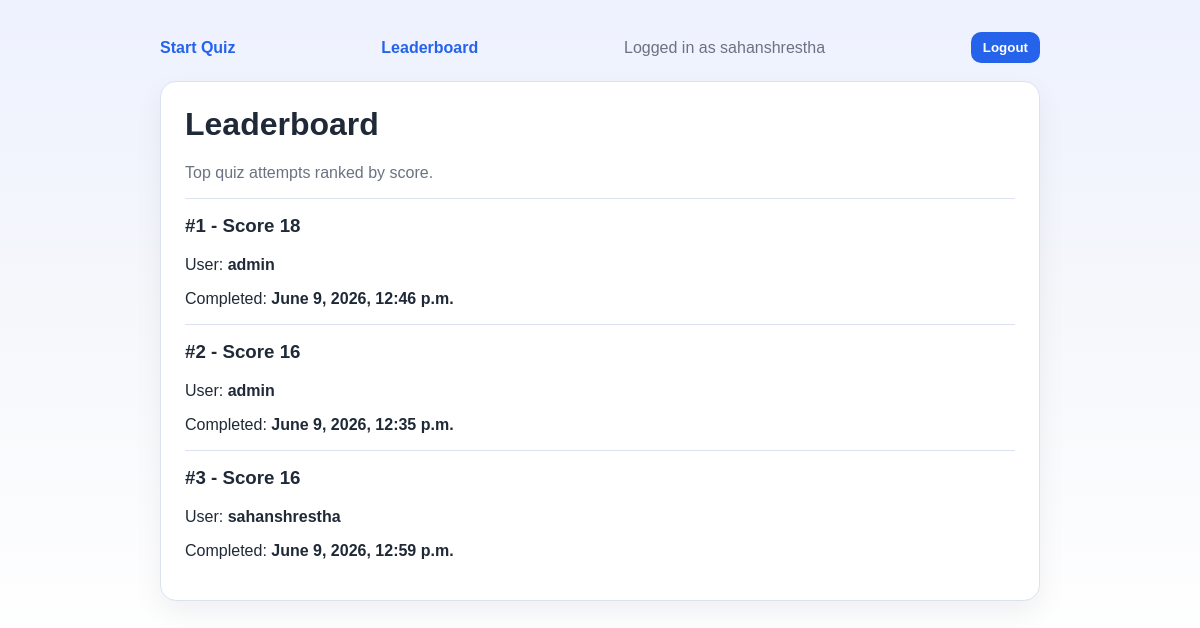
Page /leaderboard/ (signed in) on the committed database.
### quiz/models.py (models this page shows, shortened)
class QuizAttempt(models.Model):
    user = models.ForeignKey(
        settings.AUTH_USER_MODEL,
        null=True,
        blank=True,
        on_delete=models.SET_NULL,
    )
    score = models.PositiveIntegerField(default=0)
    created_at = models.DateTimeField(auto_now_add=True)

### quiz/views.py (the view)
# urls.py: path('leaderboard/', views.leaderboard_view, name='leaderboard'),
@login_required
def leaderboard_view(request):
    attempts = (
        QuizAttempt.objects.select_related('user')
        .order_by('-score', 'created_at')[:10]
    )
    return render(
        request,
        'quiz/leaderboard.html',
        {
            'attempts': attempts,
        },
    )

### quiz/templates/quiz/leaderboard.html
{% extends 'quiz/base.html' %}
{% block content %}
<div class="card">
    <h1>Leaderboard</h1>
    <p class="muted">Top quiz attempts ranked by score.</p>
    {% for attempt in attempts %}
        <div class="summary-item">
            <h3>#{{ forloop.counter }} - Score {{ attempt.score }}</h3>
            <p>User: <strong>{{ attempt.user|default:"Guest" }}</strong></p>
            <p>Completed: <strong>{{ attempt.created_at }}</strong></p>
        </div>
    {% empty %}
        <p>No quiz attempts yet.</p>
    {% endfor %}
</div>
{% endblock %}

### quiz/templates/quiz/base.html (shortened to what this page needs)
<!DOCTYPE html>
<html lang="en">
<head>
</head>
<body>
    <div class="container">
        <div class="topbar">
            <a href="{% url 'quiz:start' %}">Start Quiz</a>
            <a href="{% url 'quiz:leaderboard' %}">Leaderboard</a>
            {% if user.is_authenticated %}
                <span class="muted">Logged in as {{ user.username }}</span>
                <form method="post" action="{% url 'logout' %}" style="display:inline; margin:0;">
                    <button type="submit" class="button" style="padding:8px 12px;">Logout</button>
                </form>
            {% else %}
                <a href="{% url 'login' %}">Login</a>
                <a href="{% url 'quiz:register' %}">Register</a>
            {% endif %}
        </div>
        {% block content %}{% endblock %}
    </div>
</body>
</html>

### quiz/templates/quiz/base.html (style rules this page uses)
:root { color-scheme: light; --bg: #f5f7fb; --surface: #ffffff; --text: #1f2937; --muted: #6b7280; --primary: #2563eb; --primary-dark: #1d4ed8; --border: #dbe3f0; --correct: #166534; --wrong: #b91c1c; }
* { box-sizing: border-box; }
body { margin: 0; font-family: Arial, Helvetica, sans-serif; background: linear-gradient(180deg, #eef2ff 0%, var(--bg) 45%, #ffffff 100%); color: var(--text); }
.container { max-width: 920px; margin: 0 auto; padding: 32px 20px 56px; }
.card { background: var(--surface); border: 1px solid var(--border); border-radius: 16px; padding: 24px; box-shadow: 0 12px 30px rgba(15, 23, 42, 0.06); }
h1, h2, h3 { margin-top: 0; }
.muted { color: var(--muted); }
.button { display: inline-block; border: 0; border-radius: 10px; padding: 12px 18px; background: var(--primary); color: white; font-weight: 700; text-decoration: none; cursor: pointer; }
.summary-item { border-top: 1px solid var(--border); padding-top: 16px; margin-top: 16px; }
.topbar { display: flex; justify-content: space-between; align-items: center; gap: 12px; margin-bottom: 18px; }
.topbar a { color: var(--primary); text-decoration: none; font-weight: 700; }

### rows in the picture
QuizAttempt: score "18", user "admin", created_at "June 9, 2026, 12:46 p.m."
QuizAttempt: score "16", user "admin", created_at "June 9, 2026, 12:35 p.m."
QuizAttempt: score "16", user "sahanshrestha", created_at "June 9, 2026, 12:59 p.m."

### other values in the picture
{{ user.username }} "sahanshrestha"
